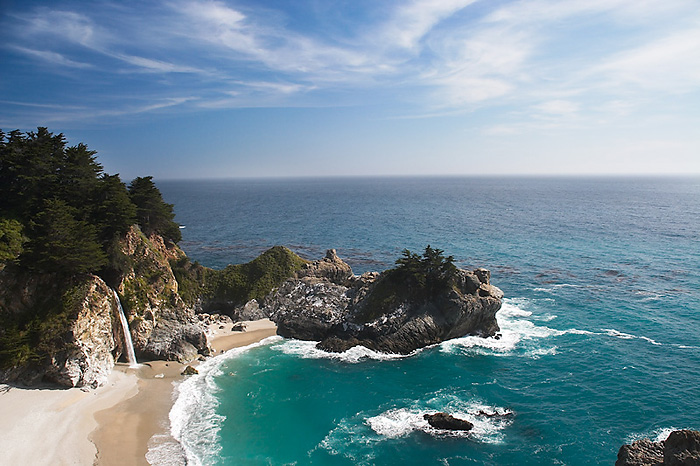
#> input picture Images/Waterfall.jpg, 700 x 466 px
$ python source.py
#> lines starting #> are read from the running program, lines starting #| are printed output that depends on the picture; after the words box and inside, x2 and y2 are one past the last pixel; in counts of white or black regions, pixels touching at a corner belong together
### seamCarve.py
import numpy as np
import math
import sys


def gradient_filter(img):

    # Finding both vertical and horizontal gradients using sobel operator
    # Summing them up to achieve energy map (gradient magnitude)

    gradient = np.zeros(img.shape,dtype = np.int32)
    max_x, max_y = img.shape

    for y in range(1, max_y - 1):
        for x in range(1, max_x - 1):
            dx_pos = 4 * img[x, y] - 2 * img[x - 1, y] - img[x - 1, y + 1] - img[x - 1, y - 1]
            dx_neg = 4 * img[x, y] - 2 * img[x + 1, y] - img[x + 1, y + 1] - img[x + 1, y - 1]
            dx = dx_pos - dx_neg

            dy_pos = 4 * img[x, y] - 2 * img[x, y - 1] - img[x + 1, y - 1] - img[x - 1, y - 1]
            dy_neg = 4 * img[x, y] - 2 * img[x, y + 1] - img[x + 1, y + 1] - img[x - 1, y + 1]
            dy = dy_pos - dy_neg

            gradient[x, y] = math.fabs(dx) + math.fabs(dy)

    return gradient


# [289 lines left out: functions find_vertical_seam, find_horizontal_seam, get_DPtable_PathTable, get_min_minIndex, construct_path_horizontal, delete_seam and 4 more, not called in this run]

### source.py
import numpy as np
import cv2

import matching
import seamCarve


# [72 lines left out: function perform_seam_carving, not called in this run]


def main():
    image_height = 500

    img_path = "./Images/Waterfall.jpg"
    # img_path = "./template_ims/ballonsample.jpg"


    orig_input_img = cv2.imread(img_path)
#> orig_input_img is the input picture: shape (466, 700, 3); mean B, G, R 148.2, 136.3, 113.1
    r = (image_height) * 1.0 / orig_input_img.shape[0]
#> r = 1.07
    dim = (int(orig_input_img.shape[1] * r), image_height)
#> dim = (751, 500)
    orig_input_img = cv2.resize(orig_input_img, dim, interpolation=cv2.INTER_AREA)
#> orig_input_img: shape (500, 751, 3)

    # orig_input_img = cv2.flip(orig_input_img,1)
    orig_height, orig_length, _ = orig_input_img.shape
#> orig_height = 500; orig_length = 751
    print("length= " + str(orig_length) + " height= " + str(orig_height))
#| length= 751 height= 500

    orig_gray_img = cv2.cvtColor(orig_input_img, cv2.COLOR_BGR2GRAY)
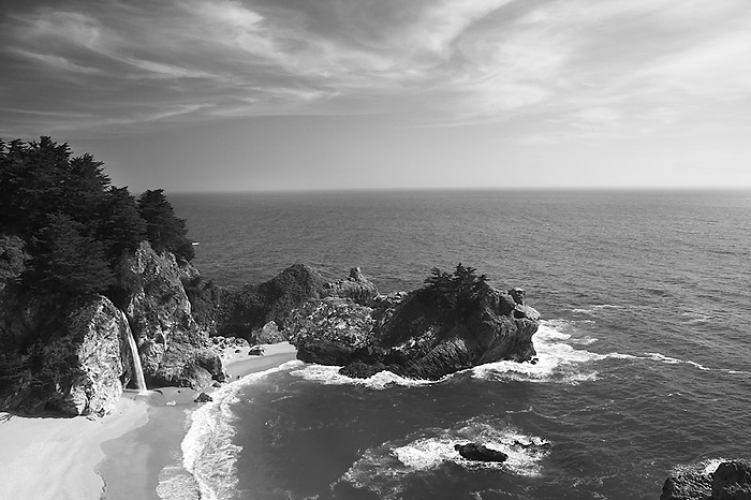
#> orig_gray_img: shape (500, 751); min 0, max 255, mean 130.6
    energy_image = seamCarve.gradient_filter(orig_gray_img)
#> after the loop in gradient_filter, `for y in range(1, max_y - 1):`:
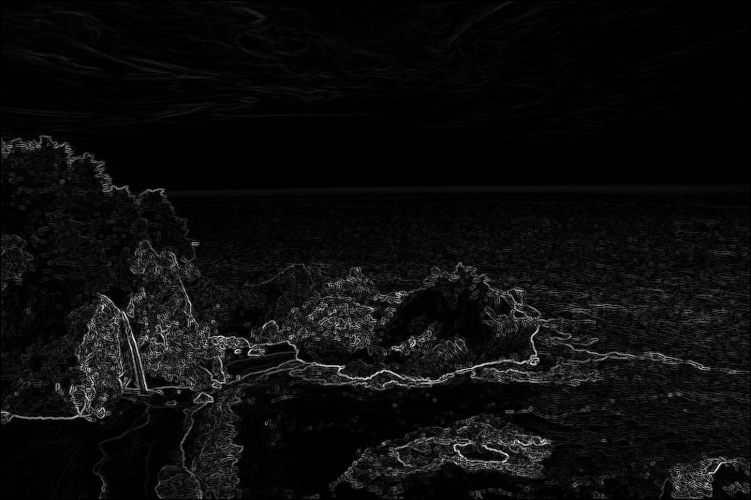
#> gradient: shape (500, 751) int32; min 0, max 1382, mean 69.1; drawn with min black and max white

    for j in range(energy_image.shape[1]):
        energy_image[0][j] = 100
        energy_image[energy_image.shape[0] - 1][j] = 100
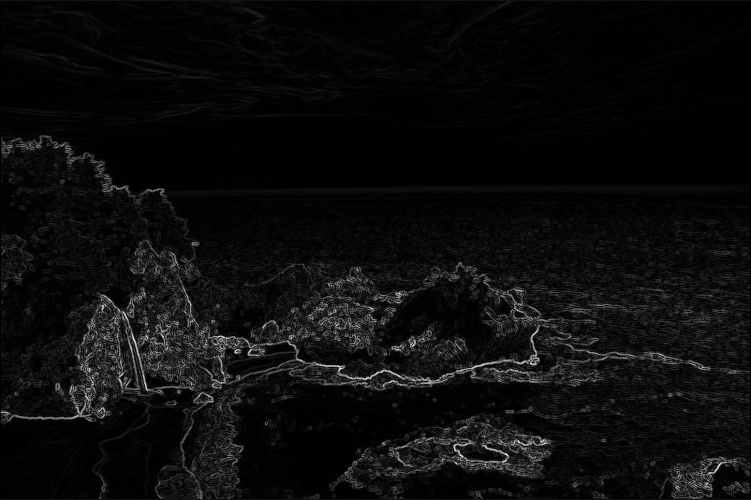
#> energy_image: shape (500, 751) int32; 0.4% of pixels changed, all inside (x1, y1, x2, y2) = (0, 0, 751, 500); drawn with min black and max white

    for j in range(energy_image.shape[0]):
        energy_image[j][0] = 100
        energy_image[j][energy_image.shape[1] - 1] = 100
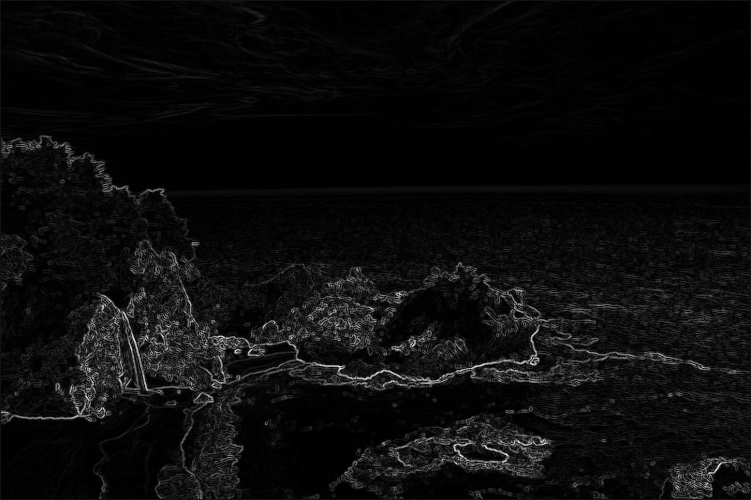
#> energy_image: shape (500, 751) int32; 0.27% of pixels changed, all inside (x1, y1, x2, y2) = (0, 1, 751, 499); drawn with min black and max white

    print("Do you want to \n(1) Remove objects from the image?\n(2) Resize Image\n(3) Remove Template\n ")
    answer = ''
    while (answer != '1' and answer != '2' and answer != '3'):
        print ("Enter 1,2 or 3")
        answer = raw_input()


    if answer == '1':

        img_copy_list = [np.copy(orig_input_img)]
        inProcessList = [False]
        energy_image_list = [energy_image]
        max_min_x = [0, 1000]
        max_min_y = [0, 1000]

        # [26 lines left out: function selectRegMouse, not called in this run]

        cv2.namedWindow("Region Selection for Removal")
        cv2.setMouseCallback("Region Selection for Removal", selectRegMouse)
        while True:
            cv2.imshow("Region Selection for Removal", img_copy_list[0])
            if cv2.waitKey(1) & 0xFF == 13:
                break
        cv2.destroyWindow("Region Selection for Removal")
        print("Region Selected")

        xDiff = max_min_x[0] - max_min_x[1]
        yDiff = max_min_y[0] - max_min_y[1]

        if xDiff <= yDiff:
            final_image, energy_image = perform_seam_carving(orig_input_img,energy_image,heightChange=-1*xDiff)
        else:
            final_image, energy_image = perform_seam_carving(orig_input_img, energy_image, lengthChange=-1 * yDiff)

    elif answer =='2':
        print("Enter desired change in height")
        height_change = int(raw_input())
        print("Enter desired change in length")
        length_change = int(raw_input())
        final_image, energy_image = perform_seam_carving(orig_input_img, energy_image, length_change, height_change)

    elif answer =='3':
        template = cv2.imread('./template_ims/tempsample.jpg')
        dim = (int(template.shape[1] * r), int(template.shape[0] * r))
        template = cv2.resize(template, dim, interpolation=cv2.INTER_AREA)
        cv2.imshow("Template",template)
        match = matching.find_exact_match_coordinates(orig_input_img,template)
        yTopLeft = match[0]
        xTopLeft = match[1]
        width = match[2]
        height = match[3]
        copy_orig = np.copy(orig_input_img)
        cv2.rectangle(copy_orig, (yTopLeft, xTopLeft), (yTopLeft + width, xTopLeft + height),
                      (0, 0, 255))
        cv2.imshow("Exact Match",copy_orig)
        energy_image[xTopLeft:xTopLeft+height,yTopLeft:yTopLeft+width] = -500

        if height <= width:
            final_image, energy_image = perform_seam_carving(orig_input_img,energy_image,heightChange=-1*height)
        else:
            final_image, energy_image = perform_seam_carving(orig_input_img, energy_image, lengthChange=-1 * width)

    for i in range(energy_image.shape[0]):
        for j in range(energy_image.shape[1]):
            if energy_image[i][j] < 0:
                energy_image[i][j] = 0
    energy_image = energy_image.astype(np.uint8)

    cv2.imshow("Energy Image", energy_image)
    cv2.imshow("Original Image", orig_input_img)
    cv2.imshow("Final_Image", final_image)
    cv2.waitKey(0)

if __name__ == '__main__':
#> (the run stopped early here; a loop or call above may not have finished)

$ run again, with template_ims/hotairballoon.png saved as Images/Waterfall.jpg
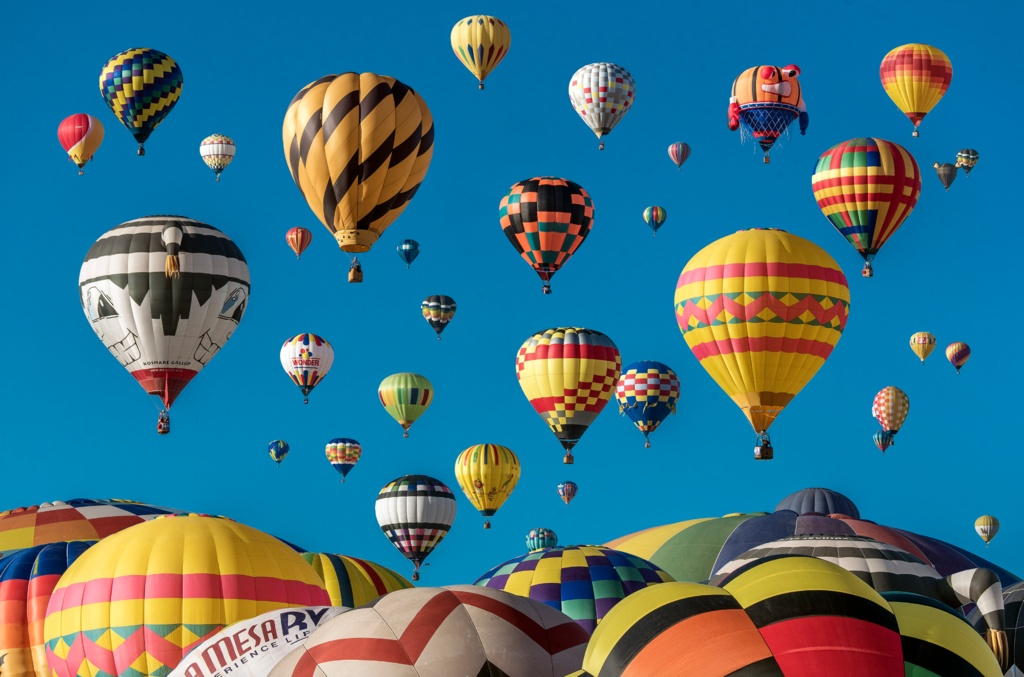
#> input picture template_ims/hotairballoon.png, 1024 x 677 px
#> in main, orig_input_img is the input picture: shape (677, 1024, 3); mean B, G, R 133, 114.7, 59.5
#> orig_input_img: shape (500, 756, 3)
#| length= 756 height= 500
#> in main, `orig_gray_img = cv2.cvtColor(orig_input_img, cv2.COLOR_BGR2GRAY)`:
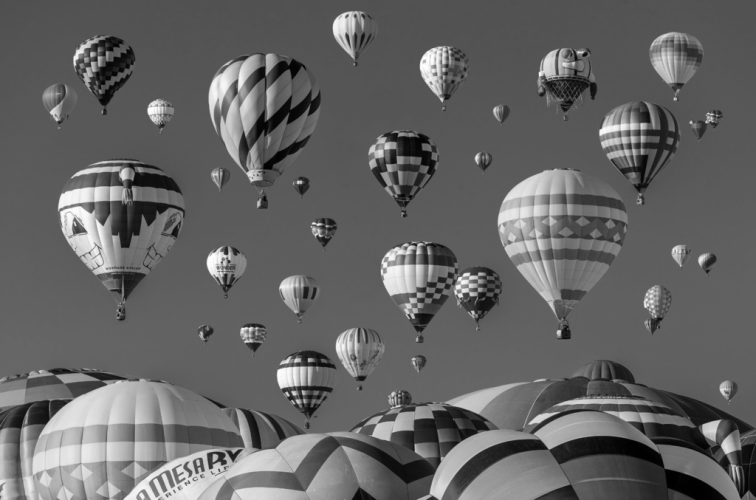
#> orig_gray_img: shape (500, 756); min 0, max 255, mean 100.2
#> after the loop in main, `for j in range(energy_image.shape[0]):`:
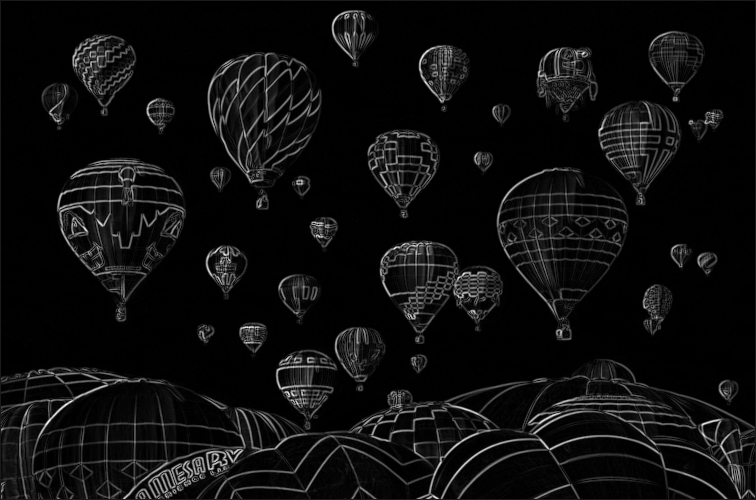
#> energy_image: shape (500, 756) int32; min 0, max 966, mean 55.7; drawn with min black and max white

$ run again, with template_ims/hotairtemplate.jpg copied over Images/Waterfall.jpg
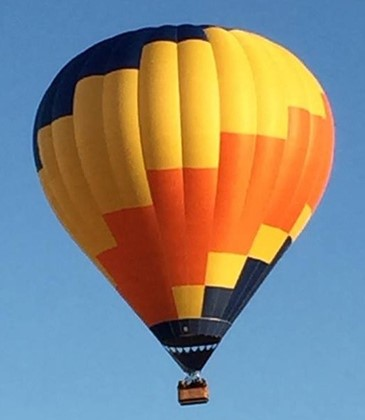
#> input picture template_ims/hotairtemplate.jpg, 365 x 420 px
#> in main, orig_input_img is the input picture: shape (420, 365, 3); mean B, G, R 127.1, 134.6, 136.9
#> orig_input_img: shape (500, 434, 3)
#| length= 434 height= 500
#> in main, `orig_gray_img = cv2.cvtColor(orig_input_img, cv2.COLOR_BGR2GRAY)`:
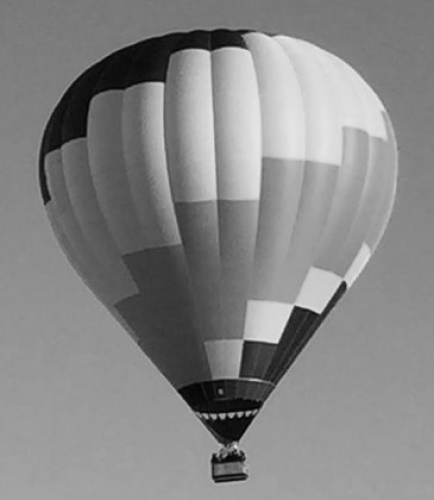
#> orig_gray_img: shape (500, 434); min 1, max 232, mean 134.4
#> after the loop in main, `for j in range(energy_image.shape[0]):`:
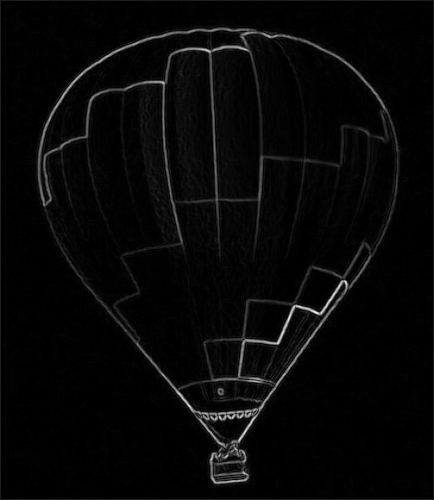
#> energy_image: shape (500, 434) int32; min 0, max 860, mean 26; drawn with min black and max white
